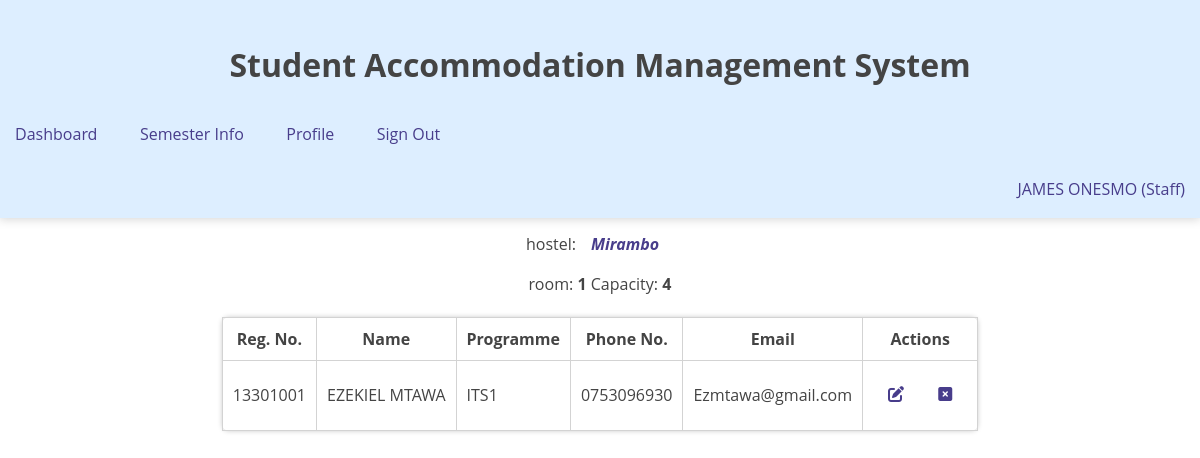
Screenshot of /view.php?r=5 (signed in) with the database file from the repository.
### tables this page shows
CREATE TABLE `room` (
  `Room_ID` int(3) NOT NULL,
  `Room_no` int(3) NOT NULL,
  `room_capacity` int(11) DEFAULT NULL,
  `Hostel_ID` int(3) NOT NULL
);

CREATE TABLE `hostel` (
  `Hostel_ID` int(3) NOT NULL,
  `Hostel_name` varchar(30) NOT NULL,
  `sex` varchar(1) NOT NULL
);

CREATE TABLE `allocation` (
  `id` int(11) NOT NULL,
  `student` varchar(30) NOT NULL,
  `room` int(11) NOT NULL,
  `date` timestamp NOT NULL DEFAULT CURRENT_TIMESTAMP ON UPDATE CURRENT_TIMESTAMP
);

CREATE TABLE `student` (
  `regno` varchar(30) NOT NULL,
  `FirstName` char(30) NOT NULL,
  `LastName` char(30) NOT NULL,
  `Program` char(30) NOT NULL,
  `DOB` date NOT NULL,
  `sex` char(1) NOT NULL,
  `Disability` char(3) NOT NULL,
  `Phone` varchar(30) NOT NULL,
  `Email` varchar(30) DEFAULT NULL,
  `password` varchar(100) DEFAULT NULL
);

### dbconnect.php (called while the page is built, shortened)
<?php
function run($sql){
		$connect=mysqli_connect("localhost","root","","accommodation");
		$query=mysqli_query($connect,$sql);
		return $query;
}
 ?>

### view.php (the view, shortened to what this page needs)
<?php
include 'header.php';
if (isset($_GET['r'])) {
	$room=$_GET['r'];
	$query=run("select distinct regno,firstname, lastname, program, phone,email,id,sex from student join allocation on regno=student where room='$room' and date>'$semester1'");
	$hostel=mysqli_fetch_array(run("select hostel.hostel_id,hostel_name,room_no,room_capacity from hostel join room on room.hostel_id=hostel.hostel_id where room_id='$room'"));
}
?>
<center>
	<div id="">
		hostel:<a href="room.php?h=<?php echo $hostel['hostel_id'] ?>"> <b><i><?php echo $hostel['hostel_name'] ?></i></b></a>
		<br>
		room: <b><?php echo $hostel['room_no']; ?></b>
		Capacity: <b><?php echo $hostel['room_capacity']; ?></b><br>
	</div>
</center><br>
<table class="table">
	<tr>
		<th>Reg. No.</th>
		<th>Name</th>
		<th>Programme</th>
		<th>Phone No.</th>
		<th>Email</th>
		<th>Actions</th>
	</tr>
	<?php while ($result=mysqli_fetch_array($query)) {?>
	<tr>
		<td><?php echo $result['regno'] ?></td>
		<td><?php echo $result['firstname'] ?> <?php echo $result['lastname'] ?></td>
		<td><?php echo $result['program'] ?></td>
		<td><?php echo $result['phone'] ?></td>
		<td><?php echo $result['email'] ?></td>
		<td><a href="changeroom.php?id=<?php echo $result['id'] ?>&s=<?php echo $result['sex'] ?>" title='Change room' ><i class="fa fa-edit"></i></a>
		<a href="cancel.php?id=<?php echo $result['id']  ?>&r=<?php echo $room ?>" title='Cancel allocation' onclick="return(confirm('Cancel this allocation?')) " ><i class="fa fa-times-square"></i></a></td>
	</tr>
	<?php } ?>
</table>

### accommodation.css (style rules this page uses)
a { background-color: inherit; display: inline-block; text-transform: capitalize; text-decoration: none; color: darkslateblue; padding: 10px; margin: 5px; transition: 0.3s; border-radius: 3px; border-bottom: solid #0000; }
table,tr,td,th { border:1px solid lightgray; border-collapse: collapse; padding: 10px; }
.table { max-width: 900px; margin:auto; background-color: white; border-radius: 7px; padding:8px; border:none; box-shadow: 0px 0px 5px #ccc; }

### rows the page displays
room: Hostel_ID.Hostel_name "Mirambo", Room_no "1", room_capacity "4"
allocation: student.regno "13301001", student.FirstName "EZEKIEL", student.LastName "MTAWA", student.Program "ITS1", student.Phone "0753096930", student.Email "Ezmtawa@gmail.com"

### other values shown
$_SESSION['name'] "JAMES ONESMO"
$_SESSION['status'] "Staff"
